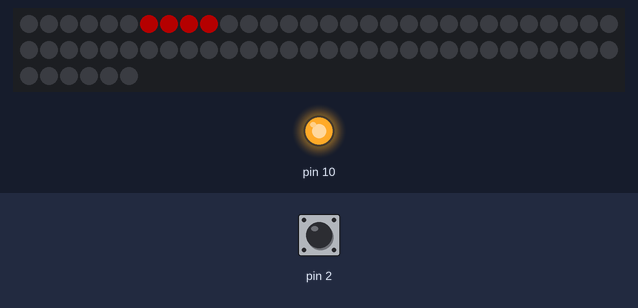
The sketch below on a simulated Arduino Uno, built with avr-gcc and run on an emulated ATmega328P. Shown: 66 RGB LEDs in strip order, left to right, continuing on the next row, output pins drawn as LEDs (lit = HIGH). The inputs (shaded band) are chosen by the test bench; at power-on: pin 2 HIGH. Dim RGB values are drawn brighter than linear; random numbers use the default seed unless the sketch sets one; what the sketch prints to the serial monitor is not drawn.

Above: at 1.2 s.
1.3 s: pin 2 pulled LOW for 0.15 s
At 1.51 s:
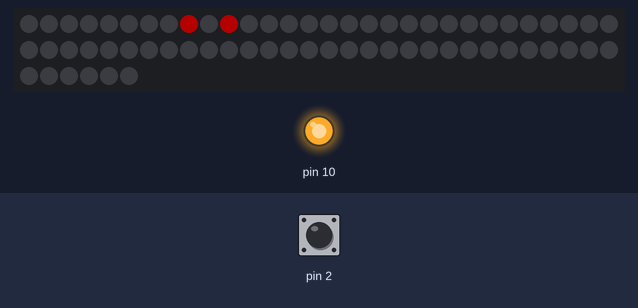
2.0 s: pin 2 pulled LOW for 1 s
At 2.73 s:
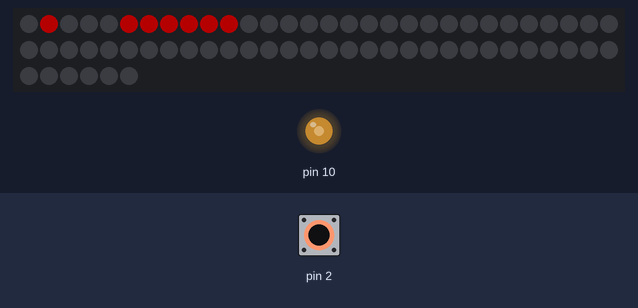
3.6 s: pin 2 pulled LOW for 0.15 s
At 3.81 s:
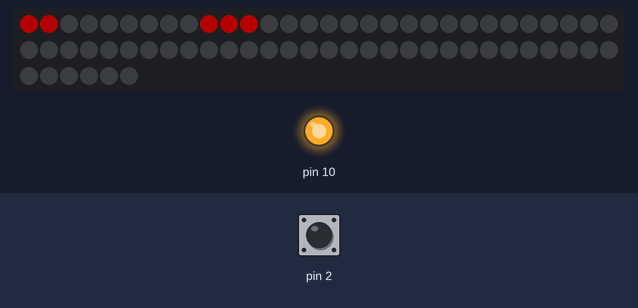
4.3 s: pin 2 pulled LOW for 1 s
At 5.03 s:
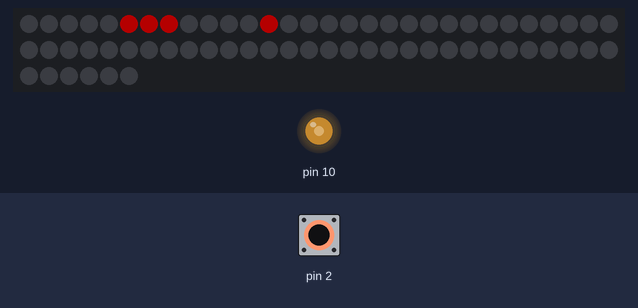
Timing chart, 0 to 6.9 s (numbered marks = the images above; inputs shaded):
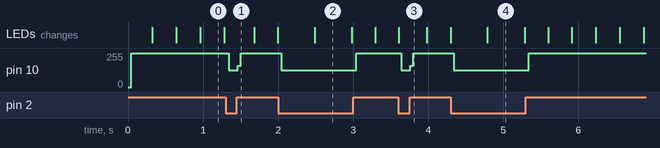

The sketch:

Cloud_APA102.ino
```cpp
// Compile for UNO

#include <FastLED.h> // APA102 support; https://github.com/FastLED/FastLED
#include <RFM12B.h> // RFM12b/69 compatibility; https://github.com/aanon4/RFM12B
#include <EEPROM.h> // baby hard disk; included in Arduino IDE
#include <Streaming.h> // <<-style printing; http://arduiniana.org/Streaming/Streaming5.zip
#include <Metro.h> // timers; https://github.com/thomasfredericks/Metro-Arduino-Wiring

/* Generally, we'll run this test with two Nodes.

Role==Tx.
  * saves the role to EEPROM for later retrieval.
  * spams packets on an interval with a packet counter.

Role==Rx.
  * saves the role to EEPROM for later retreival.
  * updates test pattern on LED array.
  * reads the packets and reports packet loss.

Role==getFromEEPROM.
  * goes to EEPROM to select Tx/Rx role.
  * once the Role is set once, this should be the default operating mode.
*/
enum Role { getFromEEPROM = 0, Tx = 1, Rx = 2 };
// Role myRole = Tx; // run once on Tx node.
// Role myRole = Rx; // run once on Rx node.
Role myRole = getFromEEPROM; // run on either node, and EEPROM ref'd to get Role.

// Need an instance of the Radio Module
RFM12B radio;
#define R_GROUP 100
#define R_BAND RF12_915MHZ

// packet we'll be sending from Tx:
#define PAD_LENGTH 10
typedef struct {
  unsigned long packetCount;
  byte padding[PAD_LENGTH]; // padding added to flunk CRC if a bit's dropped.
} radioPacket;
radioPacket packet;
// how many packets do we want to send?
#define N_PACKETS 100

// led strip.  Note, this is only used on the Rx side.
#define NUM_LEDS 66
// This is an array of leds.  One item for each led in your strip.
CRGB leds[NUM_LEDS];
// hardware SPI is "taken" by the radio, so let's offload that to different pins
#define DATA_PIN 4 // DI. JeeNode DO on Port 1.
#define CLOCK_PIN 7 // CI.  JeeNode DO on Port 4.
#define DATA_RATE 12 // units of MHz.  24 MHz is the default, but that's silly.
  // Note: I wouldn't choose 915 MHz, either, since there's a radio nearby transmitting at that frequency.
#define COLOR_ORDER GRB

void setup() {
  // startup Serial debug
  Serial.begin(115200);

  // random seed.
  randomSeed(analogRead(A3)); // or some other unconected pin

  // figure out our role
  getRole();

  // start up the radio, using Role as the nodeID.
  radio.Initialize(myRole, R_BAND, R_GROUP);
  Serial << F("Radio setup.") << endl;

  // start up LEDs
  if ( myRole == Rx ) {
    FastLED.addLeds<APA102, DATA_PIN, CLOCK_PIN, COLOR_ORDER, DATA_RATE_MHZ(DATA_RATE)>(leds, NUM_LEDS);
    byte maxBrightness = 64; // less dazzling for the operator
    FastLED.setBrightness(maxBrightness);
    Serial << F("LED strip setup.") << endl;
  }

}

void loop() {
  // by role, do stuff
  switch ( myRole ) {
    case Tx:
      doTx(); // send radio traffic
      break;
    case Rx:
      doRx(); // receive radio traffic
      doLEDs(); // update the LEDs
      break;
    default:
      Serial << F("Role not configured.  Halting.") << endl;
      while (1);
  }
}

// spamming the airwaves with packets.
void doTx() {
  // units of ms.  wait this long between sends.
  static Metro txCountdown(10UL * 1000UL);
  // if it's not time to send, return.
  if ( !txCountdown.check() ) return;

  Serial << F("Starting packet send at ") << millis() / 1000 << F(" sec.") << endl;

  // otherwise, reset packet.
  for ( int npad = 0; npad < PAD_LENGTH; npad++ )
    packet.padding[npad] = random(0, 255 + 1);

  // units of ms.  wait this long between packets.
  unsigned long sendInterval = 10;
  for ( unsigned long npack = 0; npack < N_PACKETS; npack++ ) {
    // store the packet count
    packet.packetCount = npack;

    // make sure the transmitter is ready to send.  So, can push the sendInterval to 0, and this would
    // be upper bound on Tx speed (by baudrate in RFM setup).
    while ( !radio.CanSend() );

    // send now, broadcast mode.
    radio.Send(0, (const void*)(&packet), sizeof(packet));

    // wait for next send.
    delay(sendInterval);
  }

  // ready for next round.
  txCountdown.reset();
}

// listen for packets and track percent receieved.
void doRx() {
  // after radio traffic has halted for this long, zero out the packet count
  static Metro resetPacketCount(1000UL);

  // track packet count received.
  static unsigned long packetsRx = 0;

  if ( radio.ReceiveComplete() && radio.CRCPass() ) {
    // we got traffic
    if ( radio.GetDataLen() == sizeof(radioPacket) ) {
      // and it's the right size
      packetsRx++;

      // save it.  Not used, but we would in production.
      packet = *(radioPacket*)radio.GetData();

      // reset counter.
      resetPacketCount.reset();
    }
  }

  if ( resetPacketCount.check() && packetsRx > 0 ) {
    Serial << F("Packet Rx complete.") << endl;
    Serial << F("Received intact = ") << packetsRx;
    Serial << F(" expected = ") << N_PACKETS << endl;
    Serial << F("Percent intact = ") << (N_PACKETS * 100UL) / packetsRx << endl;
    // reset for next loop
    packetsRx = 0;
  }
}

// use a red color scheme, as any flicker (blue or green) is readily notable.
void doLEDs() {
  // let's push to a reasonable update rate
  const unsigned long fps = 50;
  // that means we want to push the frame on this interval
  static Metro updateInterval(1000UL / fps);

  // if it's not time to send, return.
  if ( !updateInterval.check() ) return;

  // otherwise, show how long we've been operating in binary on the first 32 LEDs, in red.
  unsigned long now = millis();
  for( int b=0; b<32; b++ ) {
    leds[b] = bitRead(now, b) ? CRGB::Red : CRGB::Black;
  }

  // send it.
  FastLED.show();

  // ready for next push.
  updateInterval.reset();

}

// gets or sets role from or to EEPROM
void getRole() {
  // EEPROM location for role setting
  const byte roleLocation = 118;

  switch ( myRole ) {
    case getFromEEPROM:
      myRole = EEPROM.read(roleLocation) == 1 ? Tx : Rx;
      Serial << F("Read role from EEPROM.") << endl;
      break;
    default: // manually setting Rx or Tx writes that choice to EEPROM.  Switch to getFromEEPROM role after.
      EEPROM.write(roleLocation, myRole);
      Serial << F("Wrote role to EEPROM.") << endl;
      break;
  }

  Serial << F("Role is: ") << myRole << endl;
}
```

Measured:
- after the input at 1.3 s, pin 10: 255/255 → 126/255 at once, → 255/255 0.12 s later
- after the input at 2.0 s, pin 10: 255/255 → 126/255 at once, → 255/255 1.0 s later
- after the input at 3.6 s, pin 10: 255/255 → 127/255 at once, → 255/255 0.12 s later
- after the input at 4.3 s, pin 10: 255/255 → 127/255 at once, → 255/255 1.0 s later
